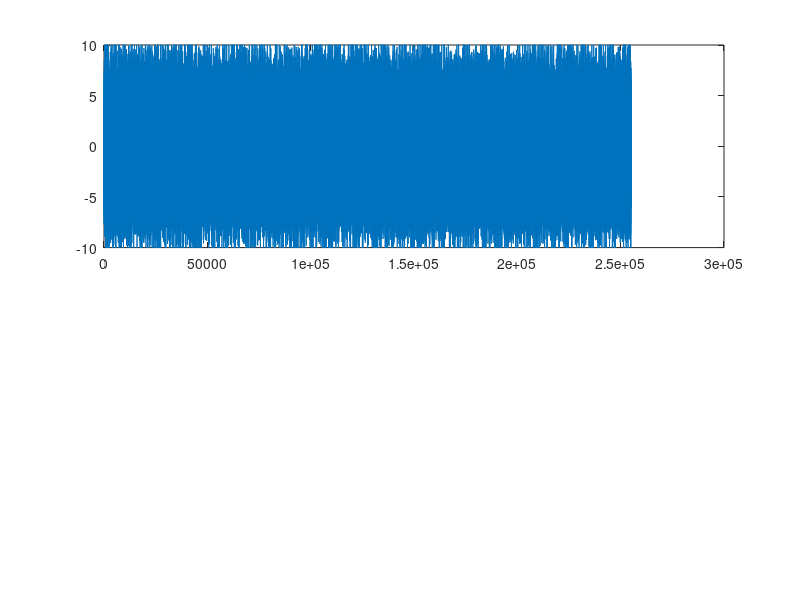

Recreate this plot in MATLAB. (Note: this script raises an error after producing the figure.)
load('P2F18data.mat')
focus = 65280;
delta = 255;
lookahead = 5;

yn = conv(xn, hn);
subplot(2,1,1)
plot(xn)
hold on
x_h = focus-254:focus;
ylim([-10 10])
yyaxis right
plot(x_h, fliplr(hn))
ylim([-2 2])
grid on
xlim([focus-delta focus+lookahead])
title('Convolution Input and Flipped Impulse Response')
legend('Convolution Input','Flipped Impulse Response')

subplot(2,1,2)
plot(yn)
grid on
xlim([focus-delta focus+lookahead])
title('Convolution Output')

